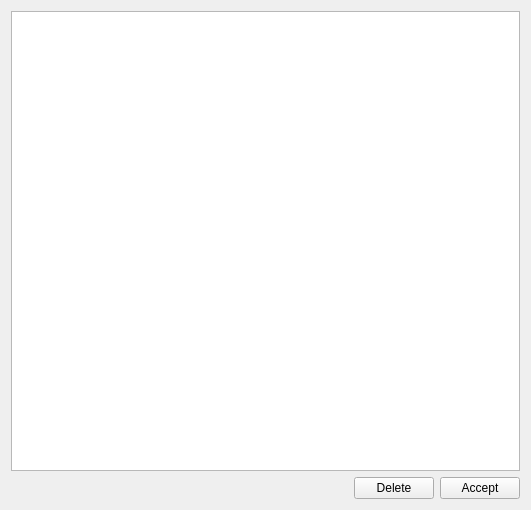
<?xml version="1.0" encoding="UTF-8"?>
<ui version="4.0">
 <class>Form</class>
 <widget class="QWidget" name="Form">
  <property name="geometry">
   <rect>
    <x>0</x>
    <y>0</y>
    <width>531</width>
    <height>510</height>
   </rect>
  </property>
  <property name="windowTitle">
   <string>Form</string>
  </property>
  <layout class="QVBoxLayout" name="verticalLayout">
   <item>
    <widget class="QListWidget" name="filelistWidget"/>
   </item>
   <item>
    <layout class="QHBoxLayout" name="horizontalLayout">
     <item>
      <spacer name="horizontalSpacer">
       <property name="orientation">
        <enum>Qt::Horizontal</enum>
       </property>
       <property name="sizeHint" stdset="0">
        <size>
         <width>40</width>
         <height>20</height>
        </size>
       </property>
      </spacer>
     </item>
     <item>
      <widget class="QPushButton" name="deletefilesButton">
       <property name="text">
        <string>Delete</string>
       </property>
      </widget>
     </item>
     <item>
      <widget class="QPushButton" name="acceptfilesButton">
       <property name="text">
        <string>Accept</string>
       </property>
      </widget>
     </item>
    </layout>
   </item>
  </layout>
 </widget>
 <resources/>
 <connections/>
</ui>
